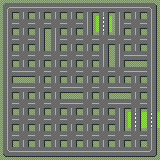

This game map was drawn from its Tiled (.tmx) file and the tilesets committed beside it. A one-line description and the full map source follow:
An orthogonal 10x10 tile map with 16x16 px tiles, 1 tile layer (Tile Layer 1).

<map version="1.2" tiledversion="1.2.1" orientation="orthogonal" renderorder="right-up" width="10" height="10" tilewidth="16" tileheight="16" infinite="0" nextlayerid="2" nextobjectid="1">
 <tileset firstgid="1" source="busian_terra.tsx" />
 <layer id="1" name="Tile Layer 1" width="10" height="10">
  <data encoding="csv">
11,12,12,12,12,12,12,12,12,9,
13,7,7,7,7,14,6,13,7,14,
13,7,14,13,7,7,7,7,7,14,
13,7,7,7,7,7,14,13,15,14,
13,15,7,7,7,7,7,7,12,14,
13,12,7,7,15,7,7,15,7,14,
13,7,7,7,12,7,7,12,7,14,
13,7,7,7,7,7,7,14,6,6,
13,7,7,7,7,7,7,7,7,14,
8,15,15,15,15,15,15,15,15,10
</data>
 </layer>
</map>